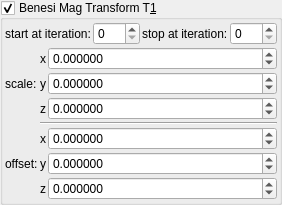
    <widget class="MyGroupBox" name="groupCheck_transf_benesi_T1_enabled_false">
     <property name="toolTip">
      <string/>
     </property>
     <property name="title">
      <string>Benesi Mag Transform T&amp;1</string>
     </property>
     <property name="checkable">
      <bool>true</bool>
     </property>
     <layout class="QVBoxLayout" name="verticalLayout_29" stretch="0,0">
      <property name="spacing">
       <number>2</number>
      </property>
      <property name="leftMargin">
       <number>2</number>
      </property>
      <property name="topMargin">
       <number>2</number>
      </property>
      <property name="rightMargin">
       <number>2</number>
      </property>
      <property name="bottomMargin">
       <number>2</number>
      </property>
      <item>
       <layout class="QHBoxLayout" name="horizontalLayout_19" stretch="0,1,0,1">
        <item>
         <widget class="QLabel" name="label_104">
          <property name="text">
           <string>start at iteration:</string>
          </property>
         </widget>
        </item>
        <item>
         <widget class="MySpinBox" name="spinboxInt_transf_start_iterations">
          <property name="sizePolicy">
           <sizepolicy hsizetype="Minimum" vsizetype="Maximum">
            <horstretch>0</horstretch>
            <verstretch>0</verstretch>
           </sizepolicy>
          </property>
          <property name="minimum">
           <number>0</number>
          </property>
          <property name="maximum">
           <number>999</number>
          </property>
          <property name="value">
           <number>0</number>
          </property>
         </widget>
        </item>
        <item>
         <widget class="QLabel" name="label_75">
          <property name="text">
           <string>stop at iteration:</string>
          </property>
         </widget>
        </item>
        <item>
         <widget class="MySpinBox" name="spinboxInt_transf_stop_iterationsT_1">
          <property name="sizePolicy">
           <sizepolicy hsizetype="Preferred" vsizetype="Maximum">
            <horstretch>0</horstretch>
            <verstretch>0</verstretch>
           </sizepolicy>
          </property>
          <property name="maximum">
           <number>999</number>
          </property>
         </widget>
        </item>
       </layout>
      </item>
      <item>
       <layout class="QGridLayout" name="gridLayout_63" columnstretch="0,0,1">
        <property name="spacing">
         <number>2</number>
        </property>
        <item row="6" column="1">
         <widget class="QLabel" name="label_125">
          <property name="sizePolicy">
           <sizepolicy hsizetype="Preferred" vsizetype="Preferred">
            <horstretch>0</horstretch>
            <verstretch>0</verstretch>
           </sizepolicy>
          </property>
          <property name="text">
           <string notr="true">z</string>
          </property>
          <property name="alignment">
           <set>Qt::AlignRight|Qt::AlignTrailing|Qt::AlignVCenter</set>
          </property>
         </widget>
        </item>
        <item row="5" column="2">
         <widget class="MyDoubleSpinBox" name="spinbox3_transf_offset_200_y">
          <property name="sizePolicy">
           <sizepolicy hsizetype="Minimum" vsizetype="Maximum">
            <horstretch>0</horstretch>
            <verstretch>0</verstretch>
           </sizepolicy>
          </property>
          <property name="prefix">
           <string/>
          </property>
          <property name="suffix">
           <string/>
          </property>
          <property name="decimals">
           <number>6</number>
          </property>
          <property name="minimum">
           <double>-99.989999999999995</double>
          </property>
          <property name="maximum">
           <double>99.989999999999995</double>
          </property>
          <property name="singleStep">
           <double>0.100000000000000</double>
          </property>
         </widget>
        </item>
        <item row="4" column="2">
         <widget class="MyDoubleSpinBox" name="spinbox3_transf_offset_200_x">
          <property name="sizePolicy">
           <sizepolicy hsizetype="Minimum" vsizetype="Maximum">
            <horstretch>0</horstretch>
            <verstretch>0</verstretch>
           </sizepolicy>
          </property>
          <property name="prefix">
           <string/>
          </property>
          <property name="suffix">
           <string/>
          </property>
          <property name="decimals">
           <number>6</number>
          </property>
          <property name="minimum">
           <double>-99.989999999999995</double>
          </property>
          <property name="maximum">
           <double>99.989999999999995</double>
          </property>
          <property name="singleStep">
           <double>0.100000000000000</double>
          </property>
         </widget>
        </item>
        <item row="5" column="0">
         <widget class="QLabel" name="label_259">
          <property name="text">
           <string>offset:</string>
          </property>
         </widget>
        </item>
        <item row="4" column="1">
         <widget class="QLabel" name="label_118">
          <property name="sizePolicy">
           <sizepolicy hsizetype="Preferred" vsizetype="Preferred">
            <horstretch>0</horstretch>
            <verstretch>0</verstretch>
           </sizepolicy>
          </property>
          <property name="text">
           <string notr="true">x</string>
          </property>
          <property name="alignment">
           <set>Qt::AlignRight|Qt::AlignTrailing|Qt::AlignVCenter</set>
          </property>
         </widget>
        </item>
        <item row="5" column="1">
         <widget class="QLabel" name="label_119">
          <property name="sizePolicy">
           <sizepolicy hsizetype="Preferred" vsizetype="Preferred">
            <horstretch>0</horstretch>
            <verstretch>0</verstretch>
           </sizepolicy>
          </property>
          <property name="text">
           <string notr="true">y</string>
          </property>
          <property name="alignment">
           <set>Qt::AlignRight|Qt::AlignTrailing|Qt::AlignVCenter</set>
          </property>
         </widget>
        </item>
        <item row="1" column="0">
         <widget class="QLabel" name="label_258">
          <property name="text">
           <string>scale:</string>
          </property>
         </widget>
        </item>
        <item row="0" column="1">
         <widget class="QLabel" name="label_126">
          <property name="sizePolicy">
           <sizepolicy hsizetype="Preferred" vsizetype="Preferred">
            <horstretch>0</horstretch>
            <verstretch>0</verstretch>
           </sizepolicy>
          </property>
          <property name="text">
           <string notr="true">x</string>
          </property>
          <property name="alignment">
           <set>Qt::AlignRight|Qt::AlignTrailing|Qt::AlignVCenter</set>
          </property>
         </widget>
        </item>
        <item row="1" column="1">
         <widget class="QLabel" name="label_127">
          <property name="sizePolicy">
           <sizepolicy hsizetype="Preferred" vsizetype="Preferred">
            <horstretch>0</horstretch>
            <verstretch>0</verstretch>
           </sizepolicy>
          </property>
          <property name="text">
           <string notr="true">y</string>
          </property>
          <property name="alignment">
           <set>Qt::AlignRight|Qt::AlignTrailing|Qt::AlignVCenter</set>
          </property>
         </widget>
        </item>
        <item row="2" column="1">
         <widget class="QLabel" name="label_128">
          <property name="sizePolicy">
           <sizepolicy hsizetype="Preferred" vsizetype="Preferred">
            <horstretch>0</horstretch>
            <verstretch>0</verstretch>
           </sizepolicy>
          </property>
          <property name="text">
           <string notr="true">z</string>
          </property>
          <property name="alignment">
           <set>Qt::AlignRight|Qt::AlignTrailing|Qt::AlignVCenter</set>
          </property>
         </widget>
        </item>
        <item row="0" column="2">
         <widget class="MyDoubleSpinBox" name="spinbox3_transf_scale3D_222_x">
          <property name="sizePolicy">
           <sizepolicy hsizetype="Minimum" vsizetype="Maximum">
            <horstretch>0</horstretch>
            <verstretch>0</verstretch>
           </sizepolicy>
          </property>
          <property name="prefix">
           <string/>
          </property>
          <property name="suffix">
           <string/>
          </property>
          <property name="decimals">
           <number>6</number>
          </property>
          <property name="minimum">
           <double>-99.989999999999995</double>
          </property>
          <property name="maximum">
           <double>99.989999999999995</double>
          </property>
          <property name="singleStep">
           <double>0.100000000000000</double>
          </property>
         </widget>
        </item>
        <item row="1" column="2">
         <widget class="MyDoubleSpinBox" name="spinbox3_transf_scale3D_222_y">
          <property name="sizePolicy">
           <sizepolicy hsizetype="Minimum" vsizetype="Maximum">
            <horstretch>0</horstretch>
            <verstretch>0</verstretch>
           </sizepolicy>
          </property>
          <property name="prefix">
           <string/>
          </property>
          <property name="suffix">
           <string/>
          </property>
          <property name="decimals">
           <number>6</number>
          </property>
          <property name="minimum">
           <double>-99.989999999999995</double>
          </property>
          <property name="maximum">
           <double>99.989999999999995</double>
          </property>
          <property name="singleStep">
           <double>0.100000000000000</double>
          </property>
         </widget>
        </item>
        <item row="6" column="2">
         <widget class="MyDoubleSpinBox" name="spinbox3_transf_offset_200_z">
          <property name="sizePolicy">
           <sizepolicy hsizetype="Minimum" vsizetype="Maximum">
            <horstretch>0</horstretch>
            <verstretch>0</verstretch>
           </sizepolicy>
          </property>
          <property name="prefix">
           <string/>
          </property>
          <property name="suffix">
           <string/>
          </property>
          <property name="decimals">
           <number>6</number>
          </property>
          <property name="minimum">
           <double>-99.989999999999995</double>
          </property>
          <property name="maximum">
           <double>99.989999999999995</double>
          </property>
          <property name="singleStep">
           <double>0.100000000000000</double>
          </property>
         </widget>
        </item>
        <item row="2" column="2">
         <widget class="MyDoubleSpinBox" name="spinbox3_transf_scale3D_222_z">
          <property name="sizePolicy">
           <sizepolicy hsizetype="Minimum" vsizetype="Maximum">
            <horstretch>0</horstretch>
            <verstretch>0</verstretch>
           </sizepolicy>
          </property>
          <property name="prefix">
           <string/>
          </property>
          <property name="suffix">
           <string/>
          </property>
          <property name="decimals">
           <number>6</number>
          </property>
          <property name="minimum">
           <double>-99.989999999999995</double>
          </property>
          <property name="maximum">
           <double>99.989999999999995</double>
          </property>
          <property name="singleStep">
           <double>0.100000000000000</double>
          </property>
         </widget>
        </item>
        <item row="3" column="1" colspan="2">
         <widget class="Line" name="line_53">
          <property name="orientation">
           <enum>Qt::Horizontal</enum>
          </property>
         </widget>
        </item>
       </layout>
      </item>
     </layout>
    </widget>
